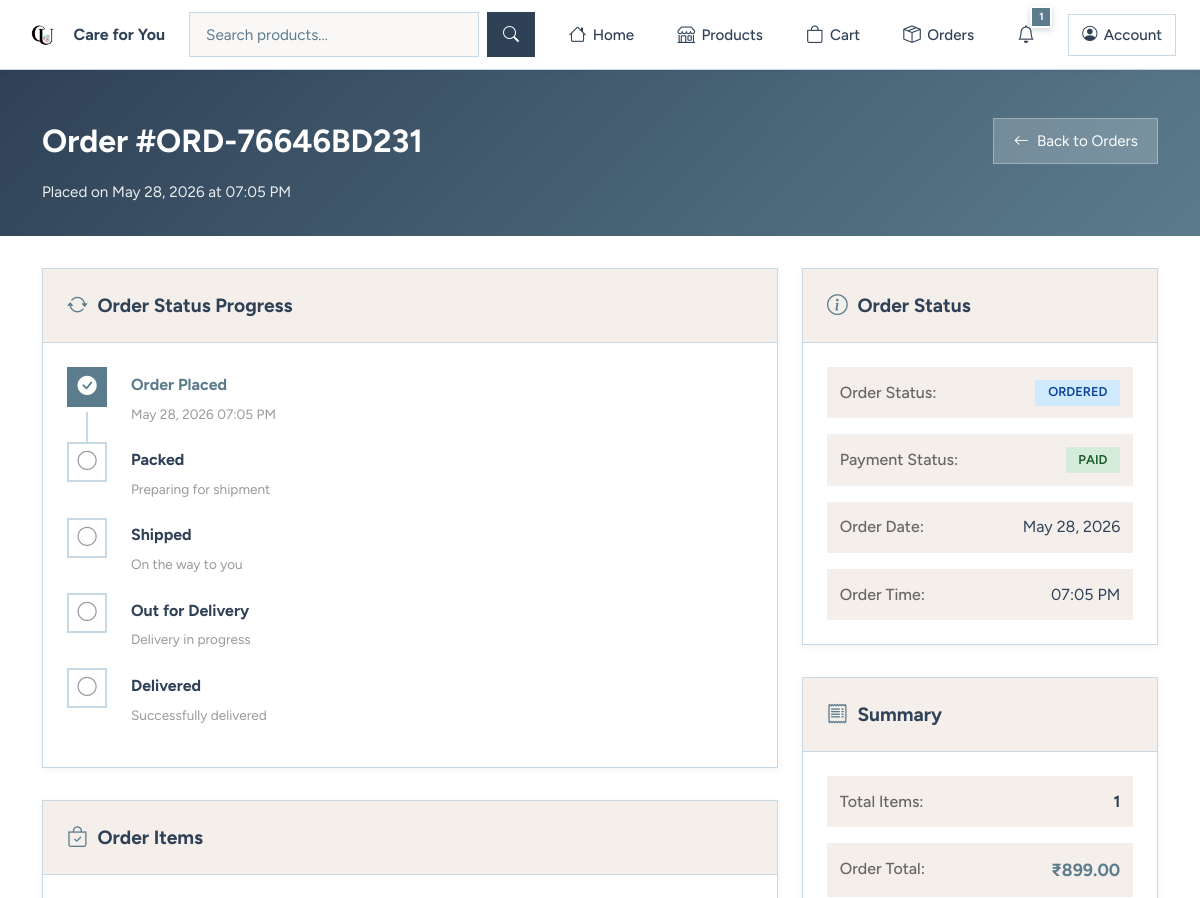
The app's page /orders/31/ (signed in, upper part), older data.
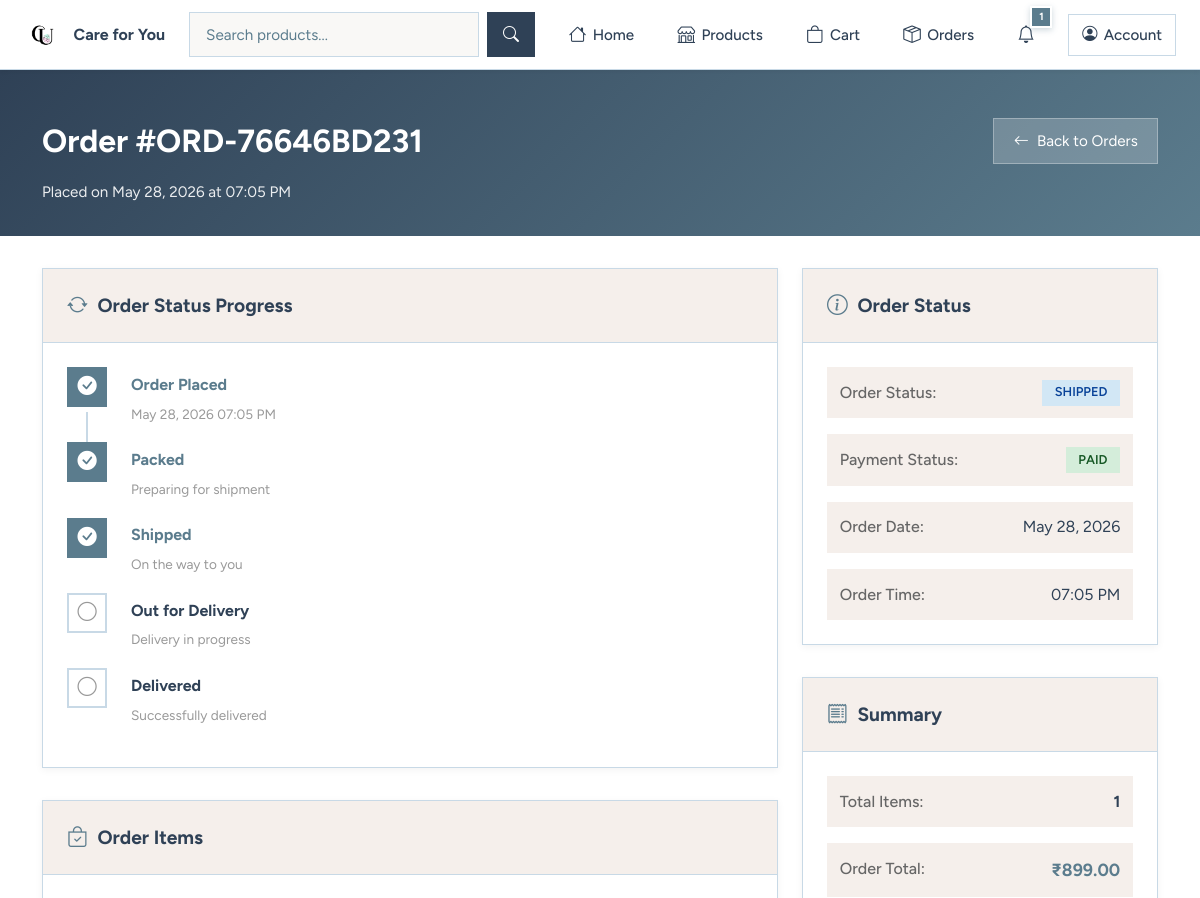
The same page, newer data.
### apps/orders/models.py (models this page shows, shortened)
class Order(models.Model):
    STATUS_CHOICES = [
        ("created", "Created"),
        ("ordered", "Ordered"),
        ("packed", "Packed"),
        ("shipped", "Shipped"),
        ("out_for_delivery", "Out for Delivery"),
        ("delivered", "Delivered"),
        ("cancelled", "Cancelled"),
    ]
    PAYMENT_STATUS_CHOICES = [
        ("pending", "Pending"),
        ("success", "Success"),
        ("failed", "Failed"),
    ]
    user = models.ForeignKey(User, on_delete=models.CASCADE, related_name="orders")
    order_id = models.CharField(max_length=20, unique=True, editable=False)
    shipping_address = models.TextField(blank=True)
    total_amount = models.DecimalField(max_digits=10, decimal_places=2, default=0)
    status = models.CharField(max_length=20, choices=STATUS_CHOICES, default="created")
    payment_status = models.CharField(max_length=20, choices=PAYMENT_STATUS_CHOICES, default="pending")
    created_at = models.DateTimeField(auto_now_add=True)
    updated_at = models.DateTimeField(auto_now=True)
    cancelled_at = models.DateTimeField(null=True, blank=True)
    class Meta:
        ordering = ["-created_at"]
    def can_cancel(self):
        from datetime import timedelta
        from django.utils import timezone
        if self.status in ['shipped', 'out_for_delivery', 'delivered', 'cancelled']:
            return False
        time_since_order = timezone.now() - self.created_at
        return time_since_order < timedelta(hours=24)

### apps/orders/views.py (the view)
# urls.py: path("<int:pk>/", OrderDetailView.as_view(), name="detail"),
class OrderDetailView(LoginRequiredMixin, DetailView):
    model = Order
    template_name = "orders/order_detail.html"
    context_object_name = "order"
    def get_queryset(self):
        return Order.objects.filter(
            user=self.request.user,
            payment_status="success",
        ).prefetch_related("items__product")

### apps/accounts/authentication.py (called while the page is built)
    def get_user(self, user_id):
        try:
            return User.objects.get(pk=user_id)
        except User.DoesNotExist:
            return None

### apps/notifications_app/templatetags/notification_filters.py (called while the page is built)
@register.filter
def unread_count(user):
    if user and user.is_authenticated:
        return user.notifications.filter(is_read=False).count()
    return 0

### apps/orders/templatetags/custom_filters.py (called while the page is built)
@register.filter
def mul(value, arg):
    try:
        return float(value) * float(arg)
    except (ValueError, TypeError):
        return 0

### templates/orders/order_detail.html (shortened to what the changed rows need)
{% extends 'base.html' %}
{% load custom_filters %}
{% block content %}
<div class="order-detail-header">
    <div class="container-lg">
        <div class="header-top">
            <h1 class="detail-title">Order #{{ order.order_id }}</h1>
            <a href="{% url 'orders:list' %}" class="btn-back">
                <i class="bi bi-arrow-left"></i> Back to Orders
            </a>
        </div>
        <p class="detail-subtitle">Placed on {{ order.created_at|date:"M d, Y" }} at {{ order.created_at|time:"h:i A" }}</p>
    </div>
</div>
<div class="container-lg detail-container">
    <div class="row g-4">
        <div class="col-lg-8">
            <div class="detail-card">
                <div class="card-body">
                    <div class="status-progress-timeline">
                        <div class="progress-item {% if order.status == 'ordered' or order.status in 'packed,shipped,out_for_delivery,delivered' %}active{% endif %}">
                            <div class="progress-content">
                                <strong>Order Placed</strong>
                                <small>{{ order.created_at|date:"M d, Y h:i A" }}</small>
                            </div>
                        </div>
                        <div class="progress-item {% if order.status == 'packed' or order.status in 'shipped,out_for_delivery,delivered' %}active{% endif %}">
                            <div class="progress-dot">
                                {% if order.status in 'packed,shipped,out_for_delivery,delivered' %}<i class="bi bi-check-circle-fill"></i>{% else %}<i class="bi bi-circle"></i>{% endif %}
                            </div>
                            <div class="progress-content">
                                <strong>Packed</strong>
                                <small>Preparing for shipment</small>
                            </div>
                        </div>
                        <div class="progress-item {% if order.status == 'shipped' or order.status in 'out_for_delivery,delivered' %}active{% endif %}">
                            <div class="progress-dot">
                                {% if order.status in 'shipped,out_for_delivery,delivered' %}<i class="bi bi-check-circle-fill"></i>{% else %}<i class="bi bi-circle"></i>{% endif %}
                            </div>
                            <div class="progress-content">
                                <strong>Shipped</strong>
                                <small>On the way to you</small>
                            </div>
                        </div>
                    </div>
                </div>
            </div>
        </div>
        <div class="col-lg-4">
            <div class="detail-card ">
                <div class="card-body">
                    <div class="status-display">
                        <div class="status-row">
                            <span class="status-label">Order Status:</span>
                            <span class="badge badge-status {% if order.status == 'pending' %}badge-pending{% elif order.status == 'ordered' %}badge-ordered{% elif order.status == 'shipped' %}badge-shipped{% else %}badge-delivered{% endif %}">
                                {{ order.get_status_display }}
                            </span>
                        </div>
                        <div class="status-row">
                            <span class="status-label">Order Date:</span>
                            <span>{{ order.created_at|date:"M d, Y" }}</span>
                        </div>
                        <div class="status-row">
                            <span class="status-label">Order Time:</span>
                            <span>{{ order.created_at|time:"h:i A" }}</span>
                        </div>
                    </div>
                </div>
            </div>
            <div class="detail-card">
                <div class="card-body">
                    <div class="summary-info">
                        <div class="info-row">
                            <span>Total Items:</span>
                            <strong>{{ order.items.count }}</strong>
                        </div>
                        <div class="info-row">
                            <span>Order Total:</span>
                            <strong class="total-amount">₹{{ order.total_amount }}</strong>
                        </div>
                    </div>
                </div>
            </div>
        </div>
    </div>
</div>
{% endblock %}

Row changes from the older to the newer data that the page shows:
changed Order "ORD-76646BD231": status "ORDERED" → "SHIPPED"
